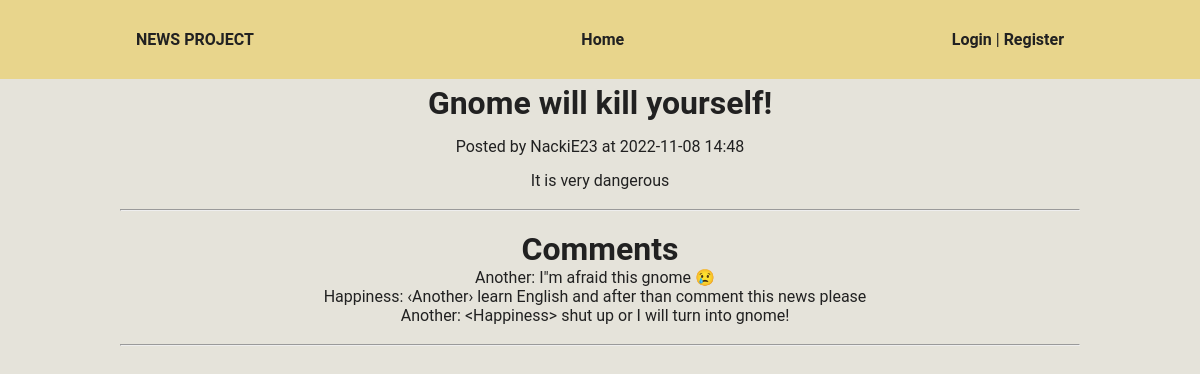
The page /news?id=1 on the database its author committed.
### tables this page shows
CREATE TABLE news (
    id INTEGER PRIMARY KEY autoincrement, 
    created DATETIME,
    title TEXT NOT NULL, 
    main_text TEXT NOT NULL,
    user_id INTEGER NOT NULL,
    FOREIGN KEY(user_id) REFERENCES users(id)
  );

CREATE TABLE users (
    id INTEGER PRIMARY KEY autoincrement,
    email TEXT UNIQUE NOT NULL, 
    username TEXT NOT NULL, 
    password TEXT NOT NULL,
    is_admin BOOLEAN NOT NULL DEFAULT 0 CHECK (is_admin IN (0, 1))
  );

CREATE TABLE comments ( 
    id INTEGER PRIMARY KEY autoincrement, 
    main_text TEXT NOT NULL,
    news_id INTEGER NOT NULL,
    user_id INTEGER NOT NULL,
    FOREIGN KEY(user_id) REFERENCES users(id),
    FOREIGN KEY(news_id) REFERENCES news(id)
  );

### views/pages/news.php (called while the page is built, shortened)
<?php
$res = News::get((int)$_GET['id']);
$news = $res->fetchArray(SQLITE3_ASSOC);
$is_comments_exist = Comment::check_if_exists($news['id']);
if ($is_comments_exist) {
    $comments = Comment::all($news['id']);
}
require 'views/templates/dafault_template.php';

### router/routes.php (called while the page is built, shortened)
<?php
Router::enable();

### index.php (called while the page is built, shortened)
<?php
require_once "router/routes.php";

### app/Controllers/News.php (called while the page is built, shortened)
<?php
class News {
    public static function get($news_id): \SQLite3Result {
        $sql = "SELECT n.id, n.created, n.title, n.main_text, n.user_id, u.username
                FROM news n
                JOIN users u
                    ON n.user_id == u.id
                WHERE n.id = $news_id";
        $stmt = $GLOBALS['db']->prepare($sql);
        $stmt->bindParam(':news_id', $news_id, SQLITE3_INTEGER);
        return $stmt->execute();
    }
}

### app/Controllers/Comment.php (called while the page is built, shortened)
<?php
class Comment {
    public static function all($news_id): \SQLite3Result {
        $sql = "SELECT c.id, c.main_text, c.user_id, u.username
                FROM comments c
                JOIN users u
                    ON c.user_id == u.id
                WHERE c.news_id == $news_id";
        return $GLOBALS['db']->query($sql);
    }
}

### views/templates/news.php (the view, shortened to what this page needs)
<h1 class="news__title">
    <?= htmlspecialchars($news['title']) ?>
</h1>
<p class="news__created">
    Posted by <?= htmlspecialchars($news['username']) ?> at <?= $news['created'] ?>
</p>
<p class="news__main_text">
    <?= htmlspecialchars($news['main_text']) ?>
</p>
<br><hr><br>
<h1>Comments</h1>
<ul>
<?php if ($comments): ?>
<?php while ($comment = $comments->fetchArray(SQLITE3_ASSOC)): ?>
    <li class='news__comment'>
        <span class="news__comment_text">
            <?= htmlspecialchars($comment['username']) ?>: <?= htmlspecialchars($comment['main_text']) ?>
        </span>
<?php endwhile; ?>
<?php else: ?>
    No comments yet
<?php endif; ?>
</ul>
<br><hr><br>

### app/Services/Router.php (shortened to what this page needs)
<?php
class Router {
    private static $list = [];
    public static function route(string $uri, string $page_name, array $methods, string $name = null) {
        self::$list[] = [
            "uri" => $uri,
            "page" => $page_name,
            "methods" => $methods,
            "name" => $name
        ];
    }
    public static function enable() {
        $query = $_GET['q'];
        foreach(self::$list as $route) {
            if ($route['uri'] === '/' . $query) {
                if (in_array($_SERVER['REQUEST_METHOD'], $route['methods'])) {
                    require_once "views/pages/" . $route['page'] . ".php";
                    exit();
                } else {
                    break;
                }
            }
        }
    }
}

### views/templates/dafault_template.php (shortened to what this page needs)
<!DOCTYPE html>
<html lang="en">
<head>
    <link type="text/css" href="/assets/css/styles.min.css" rel="stylesheet" />
</head>
<body>
<header>
    <div class="elements container">
        <div class="elements__logo">
            <a href="/">
                NEWS PROJECT
            </a>
        </div>
        <div class="elements_menu">
            <ul class="elements_menu__list">
                <li class="elements_menu__list_item">
                    <a class="elements_menu__list_item_link" href="/">Home</a>
                </li>
            </ul>
        </div>
        <div class="elements__button">
<?php if (!$_SESSION['user']): ?>
            <a class="elements__button_link" href="/login">Login</a>
            |
            <a class="elements__button_link" href="/register">Register</a>
<?php else: ?>
            <?= htmlspecialchars($_SESSION['user']['username']) ?> |
            <a class="elements__button_link" href="/logout">Logout</a>
<?php endif; ?>
        </div>
    </div>
</header>
<div class="container">
<?php include 'views/templates/' . $content_template ?>
</div>
</body>
</html>

### rows shown on the page
news: title "Gnome will kill yourself!", user.username "NackiE23", created "2022-11-08 14:48", main_text "It is very dangerous"
comments: user.username "Another", main_text "I\"m afraid this gnome 😢"
comments: user.username "Happiness", main_text "‹Another› learn English and after than comment this news please"
comments: user.username "Another", main_text "<Happiness> shut up or I will turn into gnome!"
